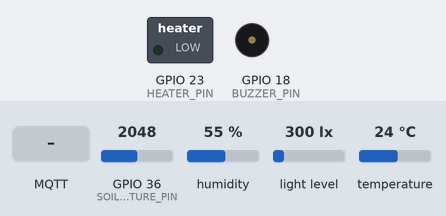
Recording of a sketch running on a simulated ESP32. On the bench: switched loads named in the sketch (green lamp = pin HIGH), buzzer (waves = sounding, pin HIGH). The inputs (shaded band) are chosen by the test bench; at power-on: GPIO 36 (SOIL_MOISTURE_PIN) = 2048, humidity 55 %, light level 300 lx, temperature 24 °C. WiFi joins after 1.5 s; servers stay silent unless stated; no MQTT or app messages arrive unless stated; what the sketch prints to the serial monitor is not drawn.

Above: at 3.7 s.
3.8 s: GPIO 36 (SOIL_MOISTURE_PIN) set to 3625
14.0 s: GPIO 36 (SOIL_MOISTURE_PIN) set to 3756
At 18.3 s:
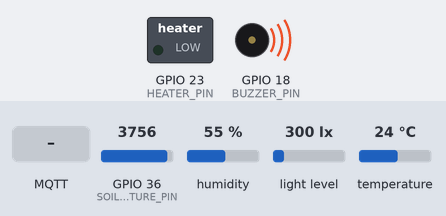
19.0 s: MQTT message "ON" arrives on the second subscribed topic
At 20.0 s:
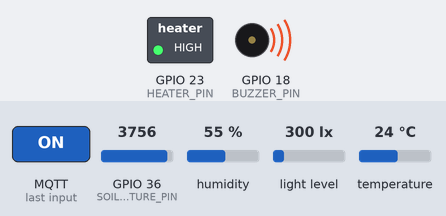
20.5 s: MQTT message "OFF" arrives on the first subscribed topic
At 21.3 s:
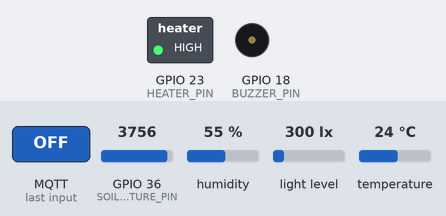
22.1 s: MQTT message "AUTO" arrives on the first subscribed topic
At 23.3 s:
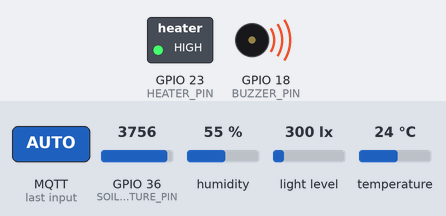
Timing chart, 0 to 25.0 s (numbered marks = the images above; inputs shaded):
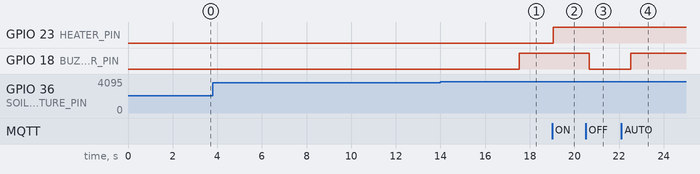

The sketch:

esp32_sensor.ino
```cpp
#include <Arduino.h>
#include <WiFi.h>
#include <Wire.h>
#include <PubSubClient.h>
#include "DHT.h"
#include <BH1750.h>

// ===================== PIN CONFIG =====================
#define BUZZER_PIN 18
#define HEATER_PIN 23
#define SOIL_MOISTURE_PIN 36
#define DHT_TYPE DHT11
#define DHT_PIN 5

// ===================== WIFI / MQTT CONFIG =====================
#define WIFI_SSID     "P501"
#define WIFI_PASSWORD "11112828"
#define MQTT_BROKER   "192.168.1.95"
#define MQTT_PORT     1883

#define SENSOR_JSON_TOPIC     "yolofarm/sensor/all"
#define BUZZER_CONTROL_TOPIC  "yolofarm/control/buzzer"
#define HEATER_CONTROL_TOPIC  "yolofarm/control/heater"

// ===================== SENSOR OBJECTS =====================
DHT dht(DHT_PIN, DHT_TYPE);
BH1750 lightMeter;

WiFiClient espClient;
PubSubClient client(espClient);

// true = AUTO, false = OFF
bool buzzerEnabled = true;
bool currentBuzzerState = false;

// heater manual control
bool heaterState = false;

int soil_threshold_low = 10;

QueueHandle_t sensorQueue;

typedef struct {
  float humidity;
  float temperature;
  float light;
  float soilMoisturePercent;
  bool dhtValid;
  bool lightValid;
  bool buzzerState;
  bool buzzerMode;
  bool heaterState;
} SensorData;

void setup_wifi() {
  Serial.println();
  Serial.print("Connecting to ");
  Serial.println(WIFI_SSID);

  WiFi.begin(WIFI_SSID, WIFI_PASSWORD);

  while (WiFi.status() != WL_CONNECTED) {
    delay(500);
    Serial.print(".");
  }

  Serial.println();
  Serial.println("WiFi connected");
  Serial.print("IP address: ");
  Serial.println(WiFi.localIP());
}

void setBuzzerState(bool state) {
  currentBuzzerState = state;
  digitalWrite(BUZZER_PIN, state ? HIGH : LOW);
}

void setHeaterState(bool state) {
  heaterState = state;
  digitalWrite(HEATER_PIN, state ? HIGH : LOW);

}

void callback(char* topic, byte* payload, unsigned int length) {
  String message;
  for (unsigned int i = 0; i < length; i++) {
    message += (char)payload[i];
  }
  message.trim();
  message.toUpperCase();

  Serial.print("Message arrived [");
  Serial.print(topic);
  Serial.print("]: ");
  Serial.println(message);

  String topicStr = String(topic);

  if (topicStr == BUZZER_CONTROL_TOPIC) {
    if (message == "OFF") {
      buzzerEnabled = false;
      setBuzzerState(false);
      Serial.println("Buzzer forced OFF");
    }
    else if (message == "AUTO") {
      buzzerEnabled = true;
      Serial.println("Buzzer returned to AUTO mode");
    }
    else {
      Serial.println("Unknown buzzer command. Use AUTO or OFF");
    }
  }
  else if (topicStr == HEATER_CONTROL_TOPIC) {
    if (message == "ON") {
      setHeaterState(true);
      Serial.println("Heater ON");
    }
    else if (message == "OFF") {
      setHeaterState(false);
      Serial.println("Heater OFF");
    }
    else {
      Serial.println("Unknown heater command. Use ON or OFF");
    }
  }
}

void reconnect() {
  while (!client.connected()) {
    Serial.print("Attempting MQTT connection...");

    if (client.connect("ESP32Client")) {
      Serial.println(" connected");
      client.subscribe(BUZZER_CONTROL_TOPIC);
      client.subscribe(HEATER_CONTROL_TOPIC);
      Serial.println("Subscribed: buzzer + heater control topics");
    } else {
      Serial.print(" failed, rc=");
      Serial.print(client.state());
      Serial.println(" -> retry in 2 seconds");
      delay(2000);
    }
  }
}

String buildSensorJson(const SensorData& data) {
  String json = "{";

  json += "\"humidity\":";
  if (data.dhtValid) json += String(data.humidity, 2);
  else json += "null";

  json += ",\"temperature\":";
  if (data.dhtValid) json += String(data.temperature, 2);
  else json += "null";

  json += ",\"light\":";
  if (data.lightValid) json += String(data.light, 2);
  else json += "null";

  json += ",\"soil_moisture\":";
  json += String(data.soilMoisturePercent, 2);

  json += ",\"buzzer\":\"";
  json += (data.buzzerState ? "ON" : "OFF");
  json += "\"";

  json += ",\"mode\":\"";
  json += (data.buzzerMode ? "AUTO" : "OFF");
  json += "\"";

  json += ",\"heater\":\"";
  json += (data.heaterState ? "ON" : "OFF");
  json += "\"";

  json += "}";

  return json;
}

void sensorTask(void *pvParameters) {
  TickType_t xLastWakeTime = xTaskGetTickCount();
  const TickType_t xFrequency = pdMS_TO_TICKS(5000);

  SensorData data;

  while (1) {
    int soilMoistureValue = analogRead(SOIL_MOISTURE_PIN);
    data.soilMoisturePercent = 100.0f - ((soilMoistureValue / 4095.0f) * 100.0f);

    if (data.soilMoisturePercent < 0) data.soilMoisturePercent = 0;
    if (data.soilMoisturePercent > 100) data.soilMoisturePercent = 100;

    data.humidity = dht.readHumidity();
    data.temperature = dht.readTemperature();
    data.dhtValid = !(isnan(data.humidity) || isnan(data.temperature));

    data.light = lightMeter.readLightLevel();
    data.lightValid = (data.light >= 0);

    if (buzzerEnabled) {
      if (data.soilMoisturePercent < soil_threshold_low) {
        setBuzzerState(true);
      } else {
        setBuzzerState(false);
      }
    } else {
      setBuzzerState(false);
    }

    data.buzzerState = currentBuzzerState;
    data.buzzerMode = buzzerEnabled;
    data.heaterState = heaterState;

    Serial.println("------ Sensor Data ------");

    if (data.dhtValid) {
      Serial.print("Humidity: ");
      Serial.print(data.humidity);
      Serial.println(" %");

      Serial.print("Temperature: ");
      Serial.print(data.temperature);
      Serial.println(" *C");
    } else {
      Serial.println("Failed to read from DHT11!");
    }

    if (data.lightValid) {
      Serial.print("Light: ");
      Serial.print(data.light);
      Serial.println(" lx");
    } else {
      Serial.println("Failed to read from BH1750!");
    }

    Serial.print("Soil Moisture: ");
    Serial.print(data.soilMoisturePercent);
    Serial.println(" %");

    Serial.print("Mode: ");
    Serial.println(data.buzzerMode ? "AUTO" : "OFF");

    Serial.print("Buzzer: ");
    Serial.println(data.buzzerState ? "ON" : "OFF");

    Serial.print("Heater: ");
    Serial.println(data.heaterState ? "ON" : "OFF");

    Serial.println("-------------------------");

    xQueueOverwrite(sensorQueue, &data);
    vTaskDelayUntil(&xLastWakeTime, xFrequency);
  }
}

void mqttTask(void *pvParameters) {
  SensorData data;

  while (1) {
    if (WiFi.status() != WL_CONNECTED) {
      Serial.println("WiFi lost. Reconnecting...");
      WiFi.disconnect();
      WiFi.begin(WIFI_SSID, WIFI_PASSWORD);

      int retry = 0;
      while (WiFi.status() != WL_CONNECTED && retry < 20) {
        vTaskDelay(pdMS_TO_TICKS(500));
        Serial.print(".");
        retry++;
      }
      Serial.println();
    }

    if (!client.connected()) {
      reconnect();
    }

    client.loop();

    if (xQueueReceive(sensorQueue, &data, pdMS_TO_TICKS(100)) == pdPASS) {
      if (client.connected()) {
        String jsonPayload = buildSensorJson(data);
        client.publish(SENSOR_JSON_TOPIC, jsonPayload.c_str(), true);

        Serial.print("Published JSON: ");
        Serial.println(jsonPayload);
      }
    }

    vTaskDelay(pdMS_TO_TICKS(100));
  }
}

void setup() {
  Serial.begin(115200);
  delay(1000);
  Serial.println();
  Serial.println("System booting...");

  pinMode(BUZZER_PIN, OUTPUT);
  digitalWrite(BUZZER_PIN, LOW);

  pinMode(HEATER_PIN, OUTPUT);
  digitalWrite(HEATER_PIN, LOW);

  setup_wifi();

  client.setServer(MQTT_BROKER, MQTT_PORT);
  client.setCallback(callback);

  dht.begin();
  Serial.println("DHT11 initialized");

  Wire.begin(21, 22);

  if (lightMeter.begin(BH1750::CONTINUOUS_HIGH_RES_MODE)) {
    Serial.println("BH1750 initialized successfully");
  } else {
    Serial.println("Error initializing BH1750");
  }

  sensorQueue = xQueueCreate(1, sizeof(SensorData));
  if (sensorQueue == NULL) {
    Serial.println("Failed to create queue!");
    while (1) {
      delay(1000);
    }
  }

  xTaskCreatePinnedToCore(sensorTask, "Sensor Task", 4096, NULL, 1, NULL, 1);
  xTaskCreatePinnedToCore(mqttTask, "MQTT Task", 6144, NULL, 1, NULL, 0);

  Serial.println("FreeRTOS tasks created");
}

void loop() {
}
```

Measured:
- the behaviour switches between 3685 and 3686 on GPIO 36 (SOIL_MOISTURE_PIN) (found by bisection; images 0 and 1)
- after the input at 3.8 s, every drawn part: stays the same
- after the input at 14.0 s, GPIO 18 (BUZZER_PIN): LOW → HIGH after 3.5 s
- after the input at 19.0 s, GPIO 23 (HEATER_PIN): LOW → HIGH after 0.06 s
- after the input at 20.5 s, GPIO 18 (BUZZER_PIN): HIGH → LOW after 0.16 s
- after the input at 22.1 s, GPIO 18 (BUZZER_PIN): LOW → HIGH after 0.43 s
